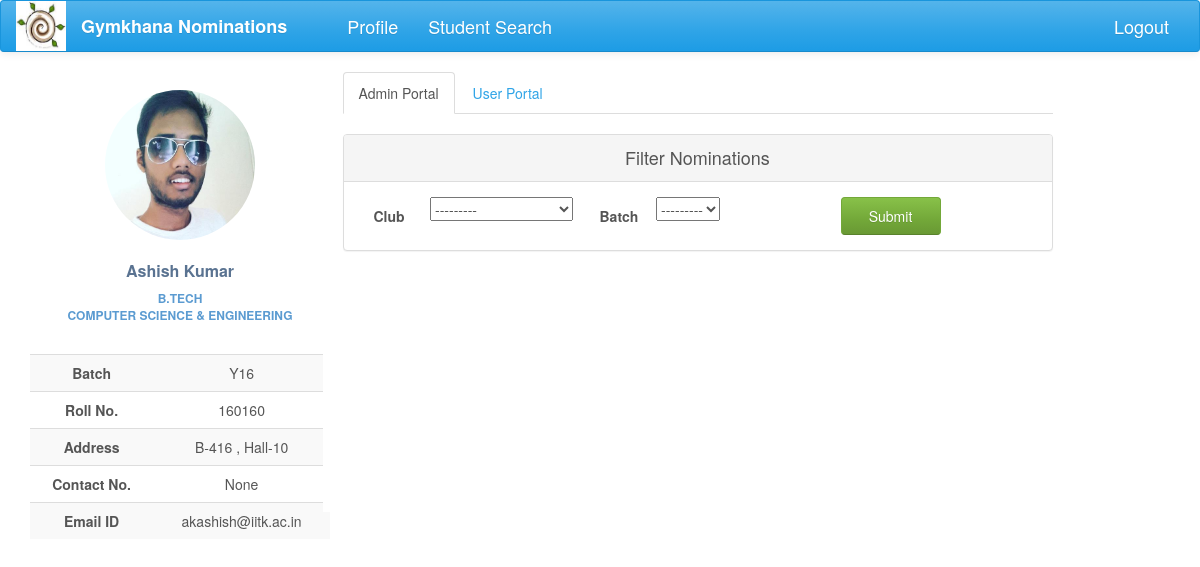
The app's page /nominations/admin_portal (signed in) with its own data.
### nomi/models.py (models this page shows, shortened)
class UserProfile(models.Model):
    user = models.OneToOneField(User, on_delete=models.CASCADE)
    user_img = models.ImageField(upload_to=user_directory_path, null=True, blank=True)
    name = models.CharField(max_length=40, blank=True)
    roll_no = models.IntegerField(null=True)
    year = models.CharField(max_length=4, choices=YEAR, default='Y16')
    programme = models.CharField(max_length=7, choices=PROGRAMME, default='B.Tech')
    department = models.CharField(max_length=200, choices=DEPT, default='AE')
    hall = models.CharField(max_length=10, choices=HALL, default=1)
    room_no = models.CharField(max_length=10, null=True, blank=True)
    contact = models.CharField(max_length=10, null=True, blank=True)
    def image_url(self):
        if self.user_img and hasattr(self.user_img, 'url'):
            return self.user_img.url
        else:
            return '/static/nomi/img/banner.png'

### nomi/views.py (the view)
def admin_portal(request):
    posts = Post.objects.filter(post_holders=request.user)
    username = UserProfile.objects.get(user=request.user)
    admin_query = Nomination.objects.none()
    for post in posts:
        query = Nomination.objects.filter(nomi_approvals=post)
        admin_query = admin_query | query
    admin_query = admin_query.distinct()
    filters = NominationFilter(request.GET, queryset=admin_query)
    return render(request, 'admin_portal.html', context={'posts': posts, 'username': username, 'filter': filters})

### nomi/global_contexts.py (called while the page is built)
def context(request):
    if request.user.is_authenticated:
        try:
            my_profile = UserProfile.objects.get(user=request.user)
            my_posts = Post.objects.filter(post_holders=request.user)
            return {'my_posts': my_posts, 'my_profile': my_profile}
        except ObjectDoesNotExist:
            return {'my_posts': 0, 'my_profile': 0}
    else:
        return {'my_posts': 0, 'my_profile': 0}

### nomi/models.py (called while the page is built)
    def __str__(self):
        return self.club_name

### nomi/templates/admin_portal.html (shortened to what this page needs)
{% extends 'base2.html' %}
{% load staticfiles %}
{% load bootstrap %}
{% block content %}
<div class="profile-content ">
     <ul class="nav nav-tabs">
         <li class="active"><a href="#user" data-toggle="tab" aria-expanded="true">Admin Portal</a></li>
         <li><a href="{% url 'index' %}"aria-expanded="false">User Portal</a></li>
     </ul>
    <div id="myTabContent" class="tab-content">
         <div class="tab-pane fade active in profile-nominations" id="user">
                <br>
                <div class="panel panel-default">
                  <div class="panel-heading">Filter Nominations</div>
                  <div class="panel-body">
                    <form action="" method="get">
                        <label class="col-lg-1 control-label">Club</label>
                            <div class="col-lg-3">
                                {{filter.form.club_search__club}}
                            </div>
                        <label class="col-lg-1 control-label">Batch</label>
                            <div class="col-lg-3 ">
                                {{filter.form.year_choice}}
                            </div>
                        <input type="submit" value="Submit" class="btn btn-success nomi-filter" />
                    </form>
                  </div>
                </div>
         </div>
    </div>
</div>
{% endblock %}

### nomi/templates/base2.html (shortened to what this page needs)
<!DOCTYPE html>
<html lang="en">
{% load staticfiles %}
{% load bootstrap %}
<head>
    <link href="https://maxcdn.bootstrapcdn.com/bootswatch/3.3.7/cerulean/bootstrap.min.css" rel="stylesheet"
>
    <link href="https://maxcdn.bootstrapcdn.com/font-awesome/4.7.0/css/font-awesome.min.css" rel="stylesheet"
>
    <link rel="stylesheet" href="{% static 'nomi/css/main.css' %}" type="text/css">
</head>
<body>
{% block navigation %}
<nav class="navbar navbar-default" id="navbar">
    <div class="container-fluid">
        <div class="navbar-header">
            <a href="#">
                <div>
                    <img src="{% static 'nomi/img/gym.jpg' %}" width="50" height="50">
                </div>
            </a>
        </div>
        <div class="collapse navbar-collapse" id="bs-example-navbar-collapse-1">
            <ul class="nav navbar-nav">
                <li><a href="{% url 'index' %}" id="brand">Gymkhana Nominations</a></li>
                <li><a href="{% url 'profile' %}" id="navbar-links">Profile</a></li>
                <li><a href="{% url 'info:info' %}" id="navbar-links">Student Search</a></li>
            </ul>
            <ul class="nav navbar-nav navbar-right">
                <li id="navbar-links"><a href="{% url 'logout' %}?next={% url 'login' %}">Logout</a></li>
            </ul>
        </div>
    </div>
</nav>
{% endblock %}
<div class="container-fluid">
    <div  class="row profile">
        <div class="col-lg-3 col-md-3">
            {% block profile %}
            <div id="profile" class="profile-sidebar" style="position:fixed">
                <div class="profile-userpic">
                    <img src="{{ my_profile.image_url }}" class="img-responsive" alt="">
                </div>
                <div class="profile-usertitle">
                    <div class="profile-usertitle-name">
                        {{my_profile.name}}
                    </div>
                    <div class="profile-usertitle-job">
                        {{my_profile.programme}} <br> {{my_profile.department}}
                    </div>
                </div>
                <div class="profile-usermenu">
                    <table class="table table-striped table-hover ">
                        <tbody>
                        <tr>
                            <td id="topic">Batch</td>
                            <td>{{my_profile.year}} </td>
                        </tr>
                        <tr>
                            <td id="topic">Roll No.</td>
                            <td>{{my_profile.roll_no}} </td>
                        </tr>
                        <tr>
                            <td id="topic">Address</td>
                            <td>{{my_profile.room_no}} , Hall-{{my_profile.hall}}</td>
                        </tr>
                        <tr>
                            <td id="topic">Contact No.</td>
                            <td>{{ my_profile.contact }}</td>
                        </tr>
                        <tr>
                            <td id="topic">Email ID</td>
                            <td>{{my_profile.user}}@iitk.ac.in</td>
                        </tr>
                        </tbody>
                    </table>
                </div>
            </div>
            {% endblock %}
        </div>
        <div class="col-lg-8 col-md-8">
            {% block content %}{% endblock %}
        </div>
    </div>
</div>
</body>
</html>

### nomi/static/nomi/css/main.css (style rules this page uses)
#brand { text-decoration: none; font-size: large; font-weight: bold; margin-right: 30px; }
#navbar-links { font-size: large; }
#navbar { position: fixed; width: 100%; z-index: 100; }
body { background: #ffffff; }
.profile { margin: 20px 0; }
.profile-sidebar { padding: 20px 0 10px 0; width: 300px; margin-top: 50px; }
.profile-userpic img { float: none; margin: 0 auto; width: 50%; height: 50%; -webkit-border-radius: 50% !important; -moz-border-radius: 50% !important; border-radius: 50% !important; }
.profile-usertitle { text-align: center; margin-top: 20px; }
.profile-usertitle-name { color: #5a7391; font-size: 16px; font-weight: 600; margin-bottom: 7px; }
.profile-usertitle-job { text-transform: uppercase; color: #5b9bd1; font-size: 12px; font-weight: 600; margin-bottom: 15px; }
.profile-usermenu { margin-top: 30px; }
.profile-usermenu table tbody tr td { text-align: center; }
#topic { font-weight: bolder; }
.profile-content { z-index: 0; margin-top: 32px; padding: 20px; background: #ffffff; min-height: 460px; }
.btn { width: 150px; }
.panel-default .panel-heading { text-align: center; font-size: large; }
.control-label { text-align: center; padding-top: 9px; }
.nomi-filter { margin-left: 30px; width: 100px; }

### records on screen
UserProfile: image_url (picture), name "Ashish Kumar", programme "B.TECH", department "COMPUTER SCIENCE & ENGINEERING", year "Y16", roll_no "160160", room_no "B-416", hall "10", contact "None", user "akashish"
